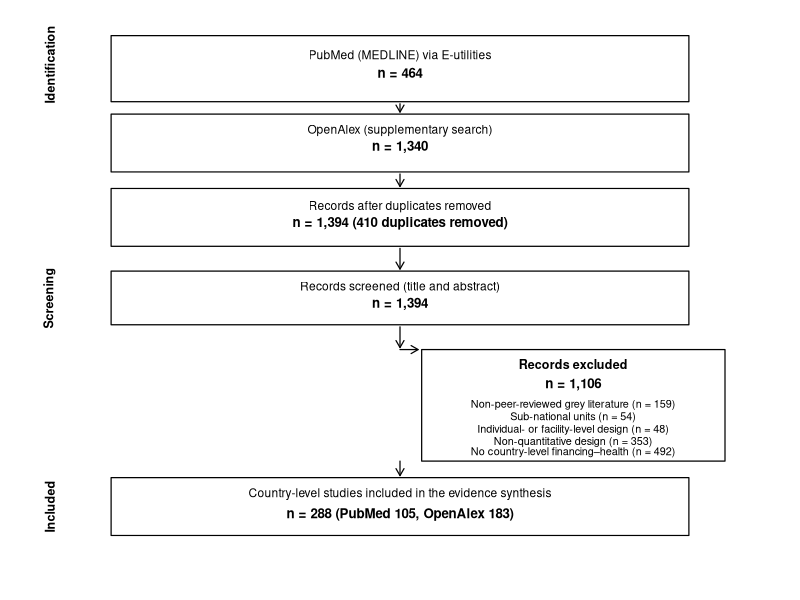

R code for this plot:
# PRISMA flow diagram v3 — 双库检索(PubMed + OpenAlex),2026-08-24
suppressMessages(library(grDevices))
out <- "/Users/taozhu/my researches/lancet_financial_v3/results/figures/figS1_prisma.pdf"
cairo_pdf(out, width = 7, height = 8.6, family = "Arial")

par(mar = c(0.5, 0.5, 0.5, 0.5))
plot(NA, xlim = c(0, 10), ylim = c(0, 13), axes = FALSE, xlab = "", ylab = "")

box <- function(x1, y1, x2, y2) rect(x1, y1, x2, y2, border = "black", lwd = 1.2)
lab <- function(x, y, txt, cex = 0.75, font = 1) text(x, y, txt, adj = 0.5, cex = cex, font = font)

# Identification: two databases
box(1, 11.3, 9, 12.9)
lab(5, 12.4, "PubMed (MEDLINE) via E-utilities", cex = 0.72)
lab(5, 12.0, "n = 464", cex = 0.8, font = 2)
box(1, 9.6, 9, 11.0)
lab(5, 10.6, "OpenAlex (supplementary search)", cex = 0.72)
lab(5, 10.2, "n = 1,340", cex = 0.8, font = 2)

arrows(5, 11.25, 5, 11.05, length = 0.08, lwd = 1.2)
arrows(5, 9.55, 5, 9.25, length = 0.08, lwd = 1.2)

# After dedup
box(1, 7.8, 9, 9.2)
lab(5, 8.75, "Records after duplicates removed", cex = 0.72)
lab(5, 8.35, "n = 1,394 (410 duplicates removed)", cex = 0.8, font = 2)

arrows(5, 7.75, 5, 7.25, length = 0.08, lwd = 1.2)

# Screening
box(1, 5.9, 9, 7.2)
lab(5, 6.8, "Records screened (title and abstract)", cex = 0.72)
lab(5, 6.4, "n = 1,394", cex = 0.8, font = 2)

arrows(5, 5.85, 5, 5.35, length = 0.08, lwd = 1.2)

# Excluded box (right, PRISMA 2020 standard)
box(5.3, 2.6, 9.5, 5.3)
lab(7.4, 4.95, "Records excluded", cex = 0.75, font = 2)
lab(7.4, 4.45, "n = 1,106", cex = 0.8, font = 2)
lab(7.4, 3.95, "Non-peer-reviewed grey literature (n = 159)", cex = 0.65)
lab(7.4, 3.65, "Sub-national units (n = 54)", cex = 0.65)
lab(7.4, 3.35, "Individual- or facility-level design (n = 48)", cex = 0.65)
lab(7.4, 3.05, "Non-quantitative design (n = 353)", cex = 0.65)
lab(7.4, 2.8, "No country-level financing\u2013health (n = 492)", cex = 0.65)

arrows(5, 5.3, 5.25, 5.3, length = 0.08, lwd = 1.2)

# Included
box(1, 0.8, 9, 2.2)
lab(5, 1.8, "Country-level studies included in the evidence synthesis", cex = 0.72)
lab(5, 1.3, "n = 288 (PubMed 105, OpenAlex 183)", cex = 0.8, font = 2)

arrows(5, 2.6, 5, 2.25, length = 0.08, lwd = 1.2)

# Labels
text(0.15, 12.2, "Identification", srt = 90, cex = 0.75, font = 2)
text(0.15, 6.55, "Screening", srt = 90, cex = 0.75, font = 2)
text(0.15, 1.5, "Included", srt = 90, cex = 0.75, font = 2)

dev.off()
cat("done:", out, "\n")
